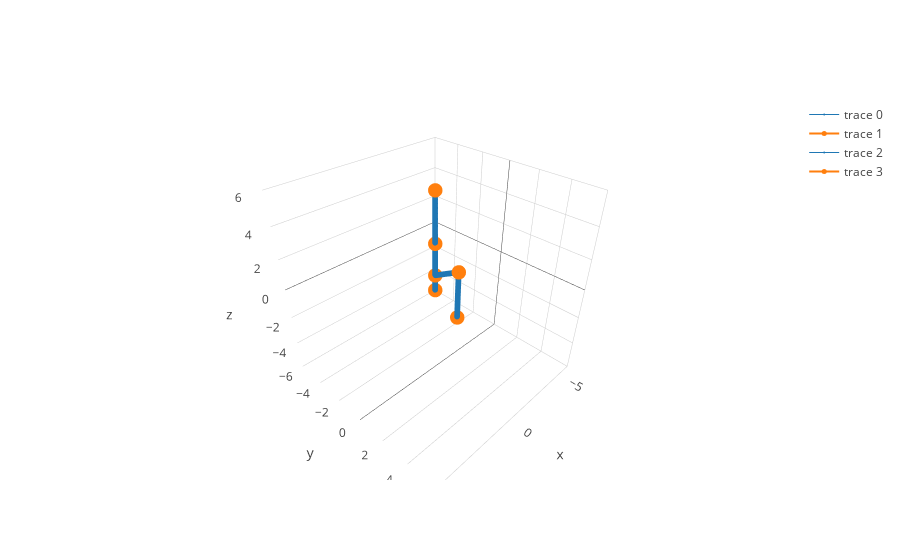

The notebook cell this image was saved under:
### Markdown cell above
Forward Kinematics

### Code cell
thetalist = [pi/2, pi/3, 2*pi/3]

coordmat = kin.fwd(robot1,thetalist)
robotfinalpos1 = graphics.position(robot1, coordmat)

data = robotfinalpos1 + robotinitialpos
m = graphics.plot(data)
#m.show()

### Figure 1 — Plotly figure (JSON) as saved in the notebook; plotly's stock layout.template omitted (floating-point values rounded to 4 significant figures; data arrays with more than 128 entries replaced by an {"elided": "..."} marker saying what was removed)
{"data": [{"line": {"color": "#1f77b4", "width": 1}, "marker": {"size": 2}, "type": "scatter3d", "uid": "4a4ecc13-fd19-4cb7-a39c-fd7c6f1e167d", "x": {"elided": "150 float values"}, "y": {"elided": "150 float values"}, "z": {"elided": "150 float values"}}, {"line": {"color": "#ff7f0e", "width": 2}, "marker": {"size": 5}, "type": "scatter3d", "uid": "a6395b1a-3fc7-480a-b3dd-b2348ebebab2", "x": [0, 0, 1.061e-16, 1.061e-16], "y": [0, 0, 1.732, 1.732], "z": [0, 1, 2, -1.0]}, {"line": {"color": "#1f77b4", "width": 1}, "marker": {"size": 2}, "type": "scatter3d", "uid": "47cb7571-28e0-4693-a789-f4d4bfc7eeef", "x": {"elided": "150 int values"}, "y": {"elided": "150 int values"}, "z": {"elided": "150 float values"}}, {"line": {"color": "#ff7f0e", "width": 2}, "marker": {"size": 5}, "type": "scatter3d", "uid": "e879c4b3-6633-4946-89d2-c1a3c5eb67f9", "x": [0, 0, 0, 0], "y": [0, 0, 0, 0], "z": [0, 1, 3, 6]}], "layout": {"scene": {"xaxis": {"range": [-6, 6]}, "yaxis": {"range": [-6, 6]}, "zaxis": {"range": [-6, 6]}}}}
